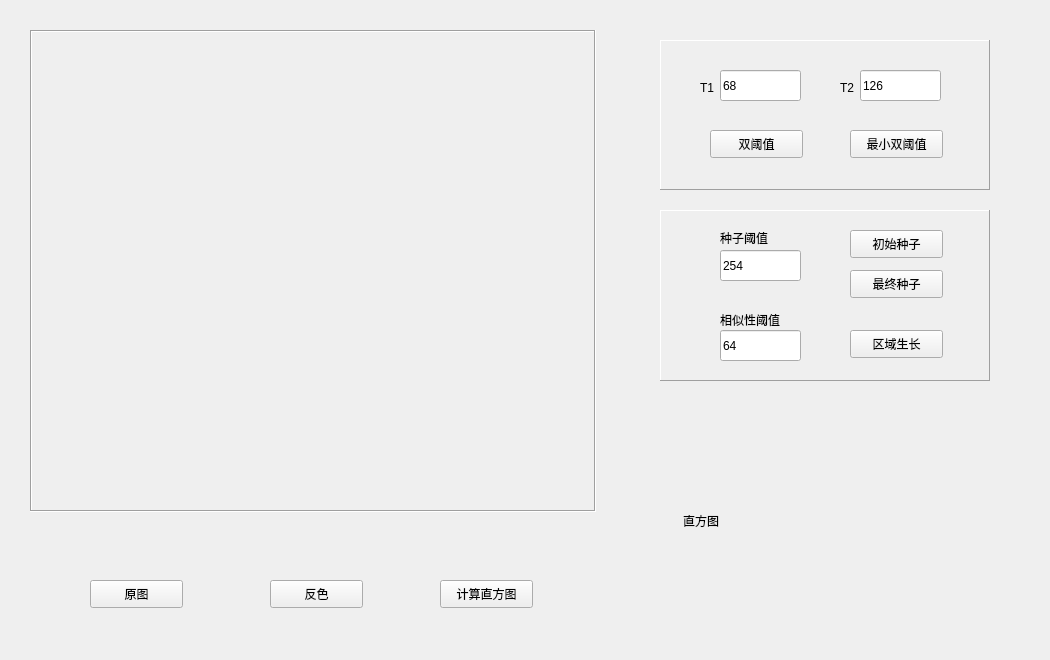
    <widget class="QWidget" name="tab_6">
     <attribute name="title">
      <string>Unit6</string>
     </attribute>
     <widget class="QLabel" name="label_58">
      <property name="geometry">
       <rect>
        <x>30</x>
        <y>30</y>
        <width>566</width>
        <height>482</height>
       </rect>
      </property>
      <property name="frameShape">
       <enum>QFrame::Box</enum>
      </property>
      <property name="frameShadow">
       <enum>QFrame::Sunken</enum>
      </property>
      <property name="text">
       <string/>
      </property>
     </widget>
     <widget class="QLabel" name="label_59">
      <property name="geometry">
       <rect>
        <x>600</x>
        <y>390</y>
        <width>441</width>
        <height>261</height>
       </rect>
      </property>
      <property name="frameShape">
       <enum>QFrame::NoFrame</enum>
      </property>
      <property name="frameShadow">
       <enum>QFrame::Sunken</enum>
      </property>
      <property name="text">
       <string>                         直方图</string>
      </property>
      <property name="textFormat">
       <enum>Qt::AutoText</enum>
      </property>
     </widget>
     <widget class="QPushButton" name="pushButton_41">
      <property name="geometry">
       <rect>
        <x>90</x>
        <y>580</y>
        <width>93</width>
        <height>28</height>
       </rect>
      </property>
      <property name="text">
       <string>原图</string>
      </property>
     </widget>
     <widget class="QPushButton" name="pushButton_45">
      <property name="geometry">
       <rect>
        <x>440</x>
        <y>580</y>
        <width>93</width>
        <height>28</height>
       </rect>
      </property>
      <property name="text">
       <string>计算直方图</string>
      </property>
     </widget>
     <widget class="QPushButton" name="pushButton_46">
      <property name="geometry">
       <rect>
        <x>270</x>
        <y>580</y>
        <width>93</width>
        <height>28</height>
       </rect>
      </property>
      <property name="text">
       <string>反色</string>
      </property>
     </widget>
     <widget class="QFrame" name="frame_3">
      <property name="geometry">
       <rect>
        <x>660</x>
        <y>40</y>
        <width>330</width>
        <height>150</height>
       </rect>
      </property>
      <property name="frameShape">
       <enum>QFrame::Panel</enum>
      </property>
      <property name="frameShadow">
       <enum>QFrame::Raised</enum>
      </property>
      <widget class="QPushButton" name="pushButton_38">
       <property name="geometry">
        <rect>
         <x>190</x>
         <y>90</y>
         <width>93</width>
         <height>28</height>
        </rect>
       </property>
       <property name="text">
        <string>最小双阈值</string>
       </property>
      </widget>
      <widget class="QLabel" name="label_60">
       <property name="geometry">
        <rect>
         <x>40</x>
         <y>40</y>
         <width>21</width>
         <height>16</height>
        </rect>
       </property>
       <property name="text">
        <string>T1</string>
       </property>
      </widget>
      <widget class="QLineEdit" name="lineEdit_40">
       <property name="geometry">
        <rect>
         <x>200</x>
         <y>30</y>
         <width>81</width>
         <height>31</height>
        </rect>
       </property>
       <property name="text">
        <string>126</string>
       </property>
      </widget>
      <widget class="QLineEdit" name="lineEdit_39">
       <property name="geometry">
        <rect>
         <x>60</x>
         <y>30</y>
         <width>81</width>
         <height>31</height>
        </rect>
       </property>
       <property name="text">
        <string>68</string>
       </property>
      </widget>
      <widget class="QPushButton" name="pushButton_34">
       <property name="geometry">
        <rect>
         <x>50</x>
         <y>90</y>
         <width>93</width>
         <height>28</height>
        </rect>
       </property>
       <property name="text">
        <string>双阈值</string>
       </property>
      </widget>
      <widget class="QLabel" name="label_61">
       <property name="geometry">
        <rect>
         <x>180</x>
         <y>40</y>
         <width>21</width>
         <height>16</height>
        </rect>
       </property>
       <property name="text">
        <string>T2</string>
       </property>
      </widget>
     </widget>
     <widget class="QFrame" name="frame_4">
      <property name="geometry">
       <rect>
        <x>660</x>
        <y>210</y>
        <width>330</width>
        <height>171</height>
       </rect>
      </property>
      <property name="frameShape">
       <enum>QFrame::Panel</enum>
      </property>
      <property name="frameShadow">
       <enum>QFrame::Raised</enum>
      </property>
      <widget class="QPushButton" name="pushButton_44">
       <property name="geometry">
        <rect>
         <x>190</x>
         <y>120</y>
         <width>93</width>
         <height>28</height>
        </rect>
       </property>
       <property name="text">
        <string>区域生长</string>
       </property>
      </widget>
      <widget class="QPushButton" name="pushButton_43">
       <property name="geometry">
        <rect>
         <x>190</x>
         <y>60</y>
         <width>93</width>
         <height>28</height>
        </rect>
       </property>
       <property name="text">
        <string>最终种子</string>
       </property>
      </widget>
      <widget class="QPushButton" name="pushButton_42">
       <property name="geometry">
        <rect>
         <x>190</x>
         <y>20</y>
         <width>93</width>
         <height>28</height>
        </rect>
       </property>
       <property name="text">
        <string>初始种子</string>
       </property>
      </widget>
      <widget class="QLineEdit" name="lineEdit_41">
       <property name="geometry">
        <rect>
         <x>60</x>
         <y>40</y>
         <width>81</width>
         <height>31</height>
        </rect>
       </property>
       <property name="text">
        <string>254</string>
       </property>
      </widget>
      <widget class="QLabel" name="label_62">
       <property name="geometry">
        <rect>
         <x>60</x>
         <y>20</y>
         <width>71</width>
         <height>16</height>
        </rect>
       </property>
       <property name="text">
        <string>种子阈值</string>
       </property>
      </widget>
      <widget class="QLabel" name="label_63">
       <property name="geometry">
        <rect>
         <x>60</x>
         <y>100</y>
         <width>91</width>
         <height>20</height>
        </rect>
       </property>
       <property name="text">
        <string>相似性阈值</string>
       </property>
      </widget>
      <widget class="QLineEdit" name="lineEdit_42">
       <property name="geometry">
        <rect>
         <x>60</x>
         <y>120</y>
         <width>81</width>
         <height>31</height>
        </rect>
       </property>
       <property name="text">
        <string>64</string>
       </property>
      </widget>
     </widget>
    </widget>
